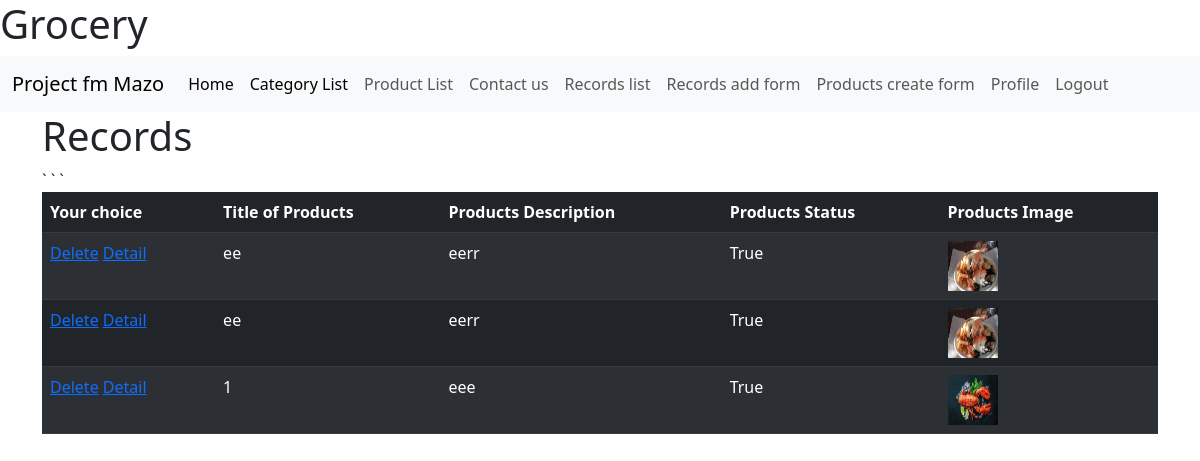
The page /Rec_list/ (signed in) on the database its author committed.
### catalog/models.py (models this page shows, shortened)
class Record(models.Model):
    title = models.CharField(max_length=50, verbose_name="Заголовок")
    slug = models.CharField(max_length=50, verbose_name="Slug")
    content = models.TextField(max_length=50, null=False, verbose_name='Content')
    image = models.ImageField(upload_to="media", **NULLABLE, default=None)
    date_of_creation = models.DateTimeField(auto_now_add=True, verbose_name="Дата создания", **NULLABLE)
    id_public = models.BooleanField(default=True, verbose_name="Опубликовано")
    views_controller = models.IntegerField(default=0, verbose_name="Счетчик просмотров", **NULLABLE)

### catalog/views.py (the view)
# urls.py: path('Rec_list/', RecordListView.as_view(), name='Rec_list'),
class RecordListView(LoginRequiredMixin, ListView):
    model = Record

### catalog/templates/catalog/record_list.html (shortened to what this page needs)
{% extends 'catalog/base.html' %}
    {% block content %}
<h1> Records </h1>
        <table class="table table-dark table-striped">
            <thead>
                <tr>
                     <th scope="col">Your choice</th>
                  <th scope="col"> Title of Products</th>
                  <th scope="col">Products Description</th>
                    <th scope="col">Products Status</th>
                    <th scope="col">Products Image </th>
                </tr>
            </thead>
            <tbody>
            {% for object in object_list %}
                <tr>
                    <td>
                        <a class="btn.btn-default" href="{% url 'catalog:delete' object.pk %}" >Delete</a>
                        <a class="btn.btn-default" href="{% url 'catalog:detail' object.pk %}" >Detail</a>
                    </td>
                    <td>{{object.title}}</td>
                    <td>{{object.content}}</td>
                    <td>{{object.id_public}}</td>
                    <td>
                        <img src="/media/{{object.image}}" width="50" height=50  alt=""/>
                    </td>
                </tr>
            {% endfor %}
          </tbody>
        </table>
{% endblock %}

### rows shown on the page
Record: title "ee", content "eerr", id_public "True", image (picture)
Record: title "ee", content "eerr", id_public "True", image (picture)
Record: title "1", content "eee", id_public "True", image (picture)
